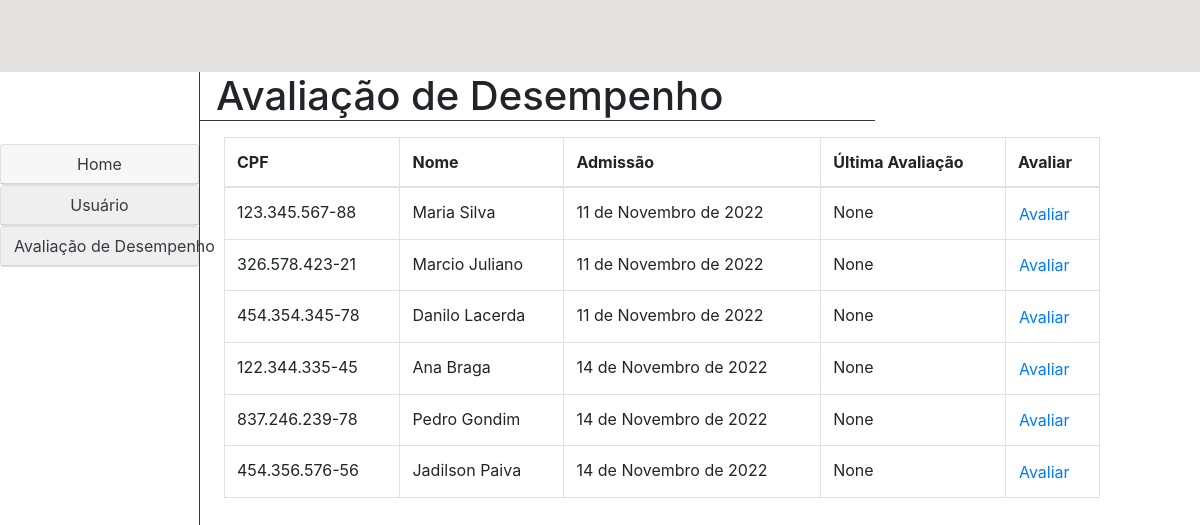
Before: /recursos_humanos/avaliacao_desempenho/ with the older database file.
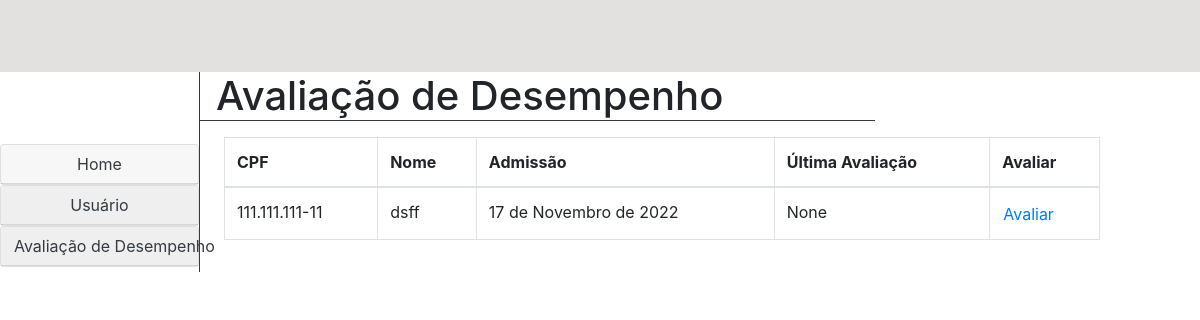
After: the same page with the newer database file.
### recursos_humanos/models.py (models this page shows, shortened)
class Usuario(models.Model):
    FUNCAO = (
        ('chefe', "Chefe"),
        ('gerente', "Gerente"),
        ('empregado', "Empregado"),
        ('recursos_humanos', "Recursos Humanos"),
    )
    CLASSE = (
        ('a', "A"),
        ('b', "B"),
        ('c', "C"),
        ('d', "D"),
    )
    NIVEL = (
        ('i', "I"),
        ('ii', "II"),
        ('iii', "III"),
        ('iv', "IV"),
        ('v', "V"),
        ('vi', "VI"),
        ('vii', "VII"),
        ('viii', "VIII"),
        ('ix', "IX"),
        ('x', "X"),
        ('xi', "XI"),
        ('xii', "XII"),
        ('xiii', "XIII"),
        ('xiv', "XIV"),
        ('xv', "XV"),
    )
    DIRETORIA = (
        ('diretoria1', "Diretoria 1"),
        ('diretoria2', "Diretoria 2"),
        ('diretoria3', "Diretoria 3"),
        ('diretoria4', "Diretoria 4"),
    )
    GERENCIA = (
        ('gerencia1', "Gerencia 1"),
        ('gerencia2', "Gerencia 2"),
        ('gerencia3', "Gerencia 3"),
        ('gerencia4', "Gerencia 4"),
    )
    GRUPO = (
        ('grupo1', "Grupo 1"),
        ('grupo2', "Grupo 2"),
    )
    nome = models.CharField(max_length=100, blank=False, null=False)
    senha = models.CharField(max_length=20, blank=False, null=False)
    email = models.EmailField(blank=False, null=False)
    cpf = models.CharField(max_length=14, blank=False, null=False)
    data_criacao_usuario = models.DateField(default=datetime.now, blank=False, null=False)
    data_atualizacao_usuario = models.DateField(blank=True, null=True)
    data_exclusao_usuario = models.DateField(blank=True, null=True)
    ultima_avaliacao = models.DateField(blank=True, null=True)
    setor = models.CharField(max_length=50)
    cargo = models.CharField(max_length=50)
    grupo = models.CharField(max_length=40, choices=GRUPO)
    funcao = models.CharField(max_length=20, choices=FUNCAO)
    classe = models.CharField(max_length=16, choices=CLASSE)
    gerencia = models.CharField(max_length=50, choices=GERENCIA)
    diretoria = models.CharField(max_length=40, choices=DIRETORIA)
    nivel = models.CharField(max_length=5, choices=NIVEL, blank=True, null=True)
    efetivo = models.BooleanField()
    inativo = models.BooleanField(default="False")
    class Meta:
        verbose_name = "Usuário"

### recursos_humanos/views.py (the view)
# urls.py: path('avaliacao_desempenho/', views.avaliacao_desempenho, name='avaliacao_desempenho'),
def avaliacao_desempenho(request):
    usuarios = Usuario.objects.all()
    return render(request, "recursos_humanos/avaliacao_desempenho.html", {'usuarios': usuarios})

### templates/recursos_humanos/avaliacao_desempenho.html
{% extends './home.html' %}
{% block 'conteudo' %}
<div class="col col-9 m-0 p-0">
    <h1 class="border-bottom border-dark pl-3 w-75">Avaliação de Desempenho</h1>
    <form class="form mt-3 ml-4">
        <div class="input-group mb-3">
            <table class="table table-bordered">
                <thead>
                    <tr>
                        <th scope="col">CPF</th>
                        <th scope="col">Nome</th>
                        <th scope="col">Admissão</th>
                        <th scope="col">Última Avaliação</th>
                        <th scope="col">Avaliar</th>
                    </tr>
                </thead>
                <tbody>
                    {% for usuario in usuarios %}
                    <tr>
                        <td>{{ usuario.cpf }}</th>
                        <td>{{ usuario.nome }}</td>
                        <td>{{ usuario.data_criacao_usuario }}</td>
                        <td>{{ usuario.ultima_avaliacao }}</td>
                        <td>
                            <a href="{% url 'avaliar_usuario' usuario.id %}" class="btn btn-link p-0">Avaliar</a>
                        </td>
                    </tr>
                    {% endfor %}
                </tbody>
            </table>
        </div>
    </form>
</div>
{% endblock %}

### templates/recursos_humanos/home.html (shortened to what this page needs)
{% extends '../base_home.html' %}
{% block 'menu-lateral' %}
<div class="card">
    <div class="card-header p-0" id="headingTwo">
        <h5 class="mb-0">
            <button class="btn collapsed text-dark w-100" data-toggle="collapse" data-target="#collapseTwo"
                aria-expanded="false" aria-controls="collapseTwo">
                Usuário
            </button>
        </h5>
    </div>
</div>
<div class="card">
    <div class="card-header p-0" id="headingThree">
        <h5 class="mb-0">
            <button class="btn collapsed text-dark w-100" data-toggle="collapse" data-target="#collapseThree"
                aria-expanded="false" aria-controls="collapseThree">
                Avaliação de Desempenho
            </button>
        </h5>
    </div>
</div>
{% endblock %}

### templates/base_home.html (shortened to what this page needs)
{% load static %}
<!DOCTYPE html>
<html lang="pt-br">
<head>
    <link rel="stylesheet" href="https://cdn.jsdelivr.net/npm/bootstrap@4.0.0/dist/css/bootstrap.min.css"
 />
</head>
<body>
    <nav class="navbar navbar-light" style="background-color: #e3e0e0">
    </nav>
    <div class="container-fluid">
        <div class="row">
            <div class="col-md-2 p-0 border-right border-dark">
                <br />
                <br />
                <br />
                <div class="list-group-flush text-center">
                    <div id="accordion">
                        <div class="card">
                            <div class="card-header p-0" id="headingOne">
                                <h5 class="mb-0">
                                    <a href="{% url 'home' %}" class="btn text-dark m-0 w-100">Home</a>
                                </h5>
                            </div>
                        </div>
                        {% block 'menu-lateral' %}
                        {% endblock %}
                    </div>
                </div>
            </div>
            {% block 'conteudo' %} {% endblock %}
        </div>
    </div>
    <link rel="stylesheet" href="https://use.fontawesome.com/releases/v5.0.7/css/all.css">
    <link href="https://gitcdn.github.io/bootstrap-toggle/2.2.2/css/bootstrap-toggle.min.css" rel="stylesheet">
</body>
</html>

Changed rows visible on the page:
removed Usuario: cpf "123.345.567-88", nome "Maria Silva", data_criacao_usuario "11 de Novembro de 2022", ultima_avaliacao "None"
removed Usuario: cpf "326.578.423-21", nome "Marcio Juliano", data_criacao_usuario "11 de Novembro de 2022", ultima_avaliacao "None"
removed Usuario: cpf "454.354.345-78", nome "Danilo Lacerda", data_criacao_usuario "11 de Novembro de 2022", ultima_avaliacao "None"
removed Usuario: cpf "122.344.335-45", nome "Ana Braga", data_criacao_usuario "14 de Novembro de 2022", ultima_avaliacao "None"
removed Usuario: cpf "837.246.239-78", nome "Pedro Gondim", data_criacao_usuario "14 de Novembro de 2022", ultima_avaliacao "None"
removed Usuario: cpf "454.356.576-56", nome "Jadilson Paiva", data_criacao_usuario "14 de Novembro de 2022", ultima_avaliacao "None"
added Usuario: cpf "111.111.111-11", nome "dsff", data_criacao_usuario "17 de Novembro de 2022", ultima_avaliacao "None"
